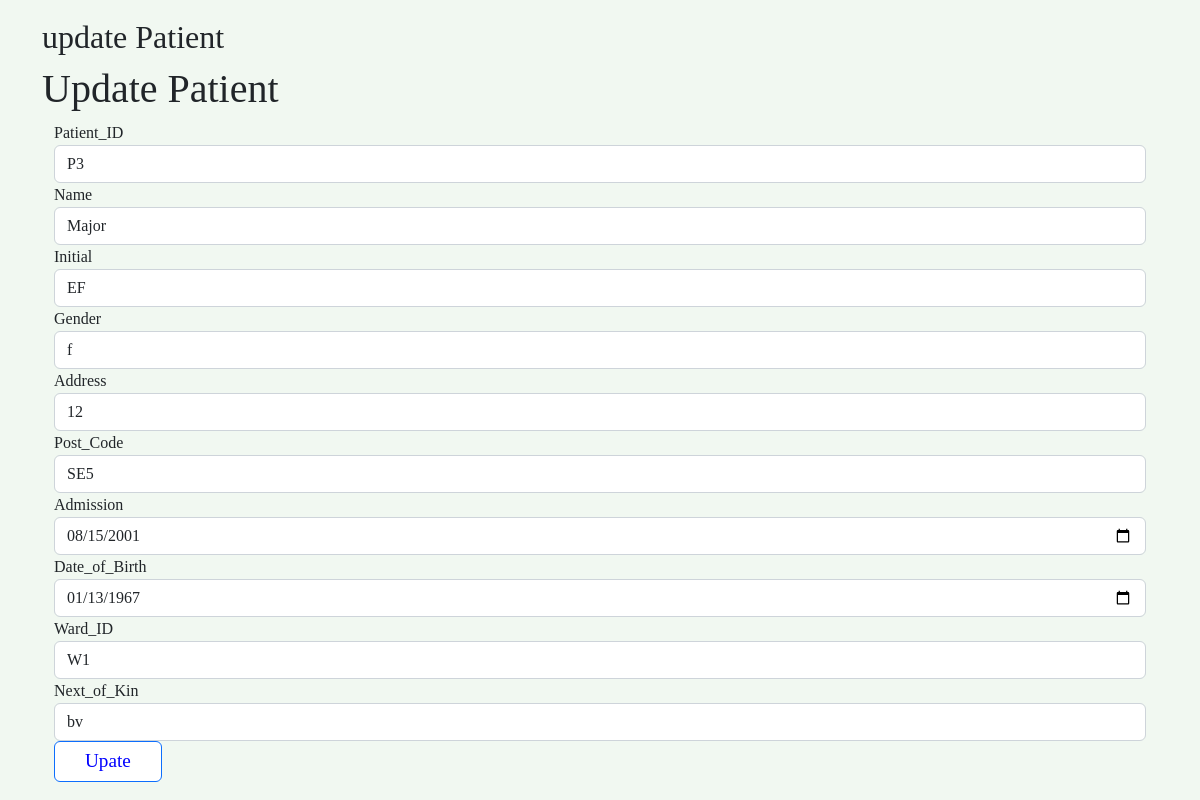
Screenshot of /patientupdate.php?updateid=P3 with the database file from the repository.
### tables this page shows
CREATE TABLE `patient` (
  `patient_id` varchar(5) NOT NULL,
  `name` varchar(20) DEFAULT NULL,
  `initials` varchar(3) DEFAULT NULL,
  `sex` enum('m','f') DEFAULT NULL,
  `address` varchar(30) DEFAULT NULL,
  `post_code` varchar(6) DEFAULT NULL,
  `admission` date DEFAULT NULL,
  `DOB` date NOT NULL,
  `ward_id` varchar(4) DEFAULT NULL,
  `next_of_kin` varchar(20) DEFAULT NULL
);

### patientupdate.php (the view, shortened to what this page needs)
<!DOCTYPE html>
<html lang="en">
<head>
</head>
<body>
</head>
<body>
    <div class="container">
        <h2>update Patient</h2>
        <?php
include 'dbcon/dbcon.php';
$id=$_GET['updateid'];
$sql="SELECT * from `patient` where patient_id='$id'";
$result=mysqli_query($conn,$sql);
$row=mysqli_fetch_assoc($result);
    $name=$row['name'];
    $initial=$row['initials'];
    $sex=$row['sex'];
    $address=$row['address'];
    $post_code=$row['post_code'];
    $admission=$row['admission'];
    $DOB=$row['DOB'];
    $ward_id=$row['ward_id'];
    $next_of_kin=$row['next_of_kin'];
?>
<!DOCTYPE html>
<html lang="en">
<head>
    <link rel="stylesheet" href="https://cdn.jsdelivr.net/npm/bootstrap@5.2.3/dist/css/bootstrap.min.css">
    <link rel="stylesheet" href="style.css">
</head>
<body>
    <h1>Update Patient</h1>
    <div class="container">
        <form action="" method="post">
            <div class="form-group">
                <label>Patient_ID</label>
                <input type="text" class="form-control" placeholder="Enter ID" name="patient_id" value=<?php echo $id; ?>>
            </div>
            <div class="form-group">
                <label>Name</label>
                <input type="text" class="form-control" placeholder="Enter your name" name="name" value=<?php echo $name; ?>>
            </div>
            <div class="form-group">
                <label>Initial</label>
                <input type="text" class="form-control" placeholder="Enter your initials" name="initial" value=<?php echo $initial; ?>>
            </div>
            <div class="form-group">
                <label>Gender</label>
                <input type="text" class="form-control" placeholder="Enter your Gender" name="sex" value=<?php echo $sex; ?>>
            </div>
            <div class="form-group">
                <label>Address</label>
                <input type="text" class="form-control" placeholder="Enter your Address" name="address" value=<?php echo $address; ?>>
            </div>
            <div class="form-group">
                <label>Post_Code</label>
                <input type="text" class="form-control" placeholder="post code" name="post_code" value=<?php echo $post_code; ?>>
            </div>
            <div class="form-group">
                <label>Admission</label>
                <input type="date" class="form-control" placeholder="Enter admission date" name="admission" value=<?php echo $admission; ?>>
            </div>
            <div class="form-group">
                <label>Date_of_Birth</label>
                <input type="date" class="form-control" placeholder="Date of Birth" name="DOB" value=<?php echo $DOB; ?>>
            </div>
            <div class="form-group">
                <label>Ward_ID</label>
                <input type="text" class="form-control" placeholder="Enter the ward id" name="ward_id" value=<?php echo $ward_id; ?>>
            </div>
            <div class="form-group">
                <label>Next_of_Kin</label>
                <input type="text" class="form-control" placeholder="Next of kin" name="next_of_kin" value=<?php echo $next_of_kin; ?>>
            </div>
            <button type="submit" class="btn btn-primary" name="submit">Upate</button>
        </form>
    </div>
</body>
</html>

### style.css (style rules this page uses)
* { padding: 0; margin: 10; box-sizing: border-box; font-family: 'Times New Roman', Times, sans-serif; }
body { background-image: url(bg.jpg); }
body { width: 100%; min-height: 100vh; background: #f1f8f1; display:flex; justify-content: center; align-items: center; }
.btn { background: #fff; color: blue; font-size: 1.2em; padding: 5px 30px; text-decoration: none; }

### rows the page displays
patient: name "Major", initial "EF", sex "f", address "12", post_code "SE5", admission "08/15/2001", DOB "01/13/1967", ward_id "W1", next_of_kin "bv"
